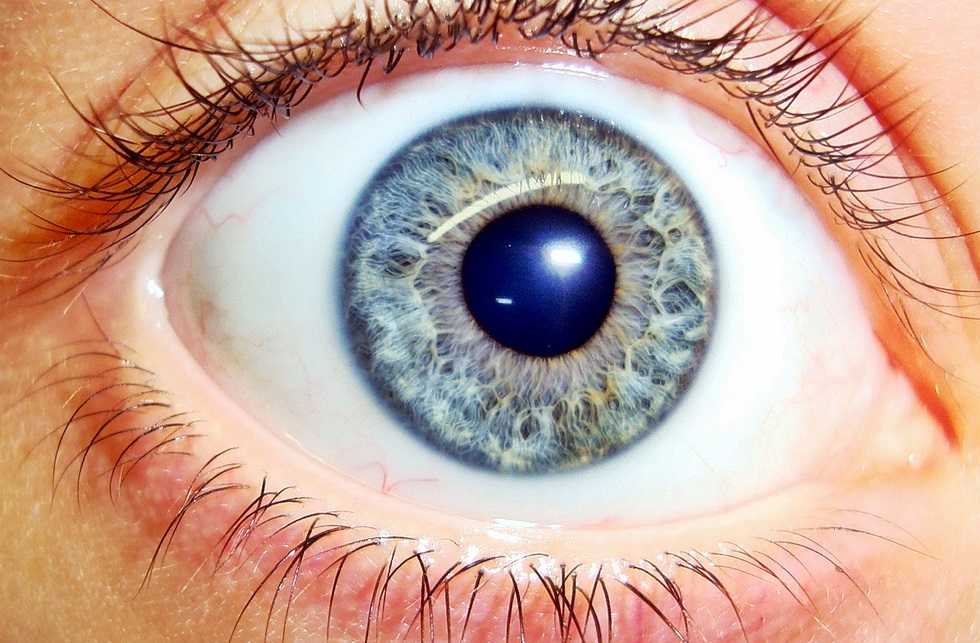
//> input picture eye_image.jpg, 980 x 643 px
$ ./main   (built with g++ and OpenCV 4)
//> lines starting //> are read from the running program, lines starting //| are printed output that depends on the picture; after the words box and inside, x2 and y2 are one past the last pixel; in counts of white or black regions, pixels touching at a corner belong together
//> further down, src is the input picture: 643 rows x 980 cols, CV_8UC3; mean B, G, R 149.5, 164.6, 198.4
#include "opencv2/highgui/highgui.hpp"
#include "opencv2/imgproc/imgproc.hpp"
#include <iostream>
#include <stdio.h>

using namespace cv;
using namespace std;

/** @function removePupil*/
void removePupil(Mat src2, Mat src)
{
	// Invert the source image and convert to grayscale
	Mat gray;
	cvtColor(~src2, gray, CV_BGR2GRAY);
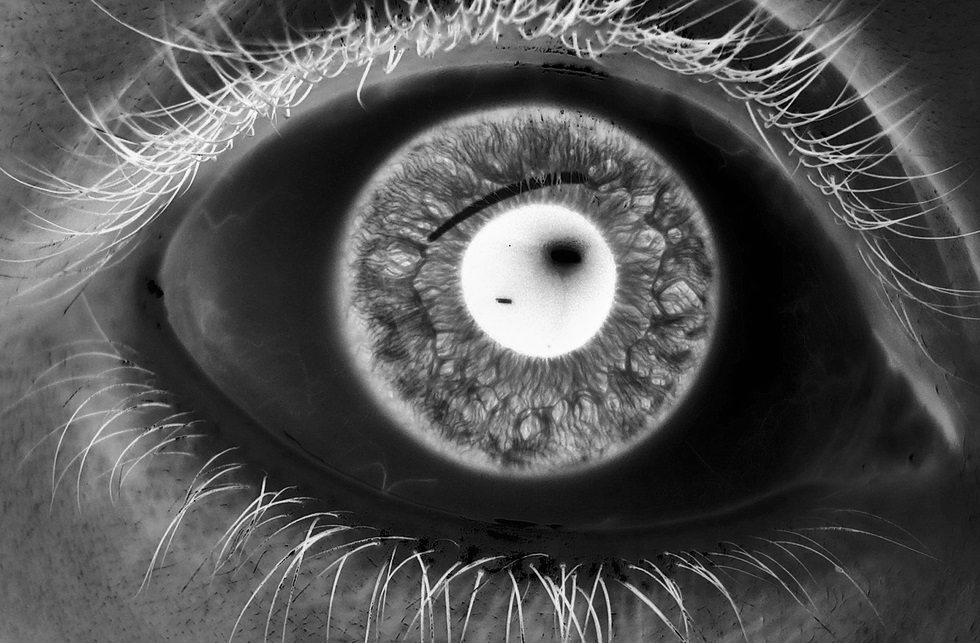
//> gray: 643 rows x 980 cols, CV_8UC1; min 0, max 254, mean 82

	// Convert to binary image by thresholding it
	threshold(gray, gray, 220, 255, THRESH_BINARY);
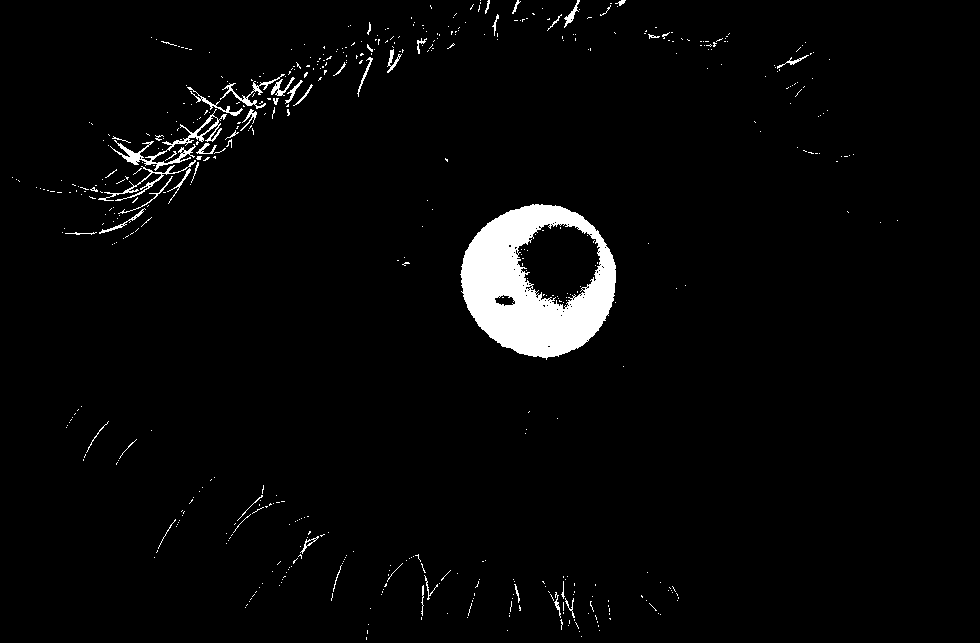
//> gray: 643 rows x 980 cols, CV_8UC1; 3% white; 544 white regions (495 under 20 px)

	// Find all contours
	vector<vector<Point> > contours;
	findContours(gray.clone(), contours, CV_RETR_EXTERNAL, CV_CHAIN_APPROX_NONE);
//> contours = 515 contours, 493 with area under 20; largest, box (x1, y1, x2, y2) and area: (460, 204, 616, 360) 18226, (110, 109, 227, 171) 812, (220, 74, 285, 109) 198, (98, 160, 196, 201) 184, (187, 87, 243, 116) 108

	// Fill holes in each contour
	drawContours(gray, contours, -1, CV_RGB(255, 255, 255), -1);
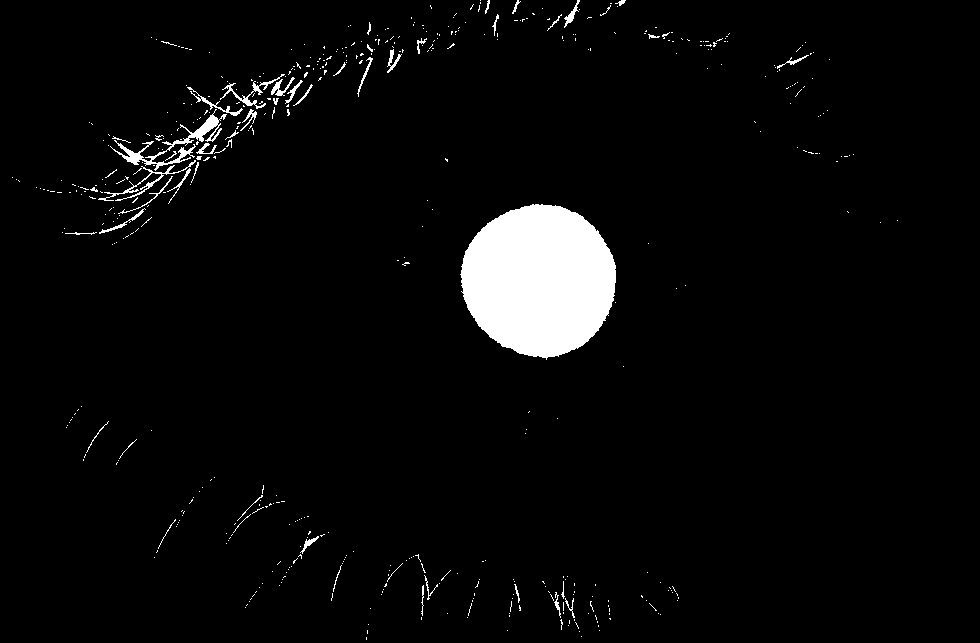
//> gray: 643 rows x 980 cols, CV_8UC1; 3.8% white; 515 white regions (465 under 20 px), largest, box (x1, y1, x2, y2) and area: (460, 204, 616, 360) 18454, (110, 109, 227, 171) 1149, (98, 160, 196, 201) 394

	for (int i = 0; i < contours.size(); i++)
	{
		double area = contourArea(contours[i]);
		Rect rect = boundingRect(contours[i]);
		int radius = rect.width / 2;

		// If contour is big enough and has round shape
		// Then it is the pupil
		if (area >= 30 &&
			abs(1 - ((double)rect.width / (double)rect.height)) <= 0.2 &&
			abs(1 - (area / (CV_PI * pow(radius, 2)))) <= 0.2)
		{
			circle(src, Point(rect.x + radius, rect.y + radius), radius, CV_RGB(255, 0, 0), 2);
			rectangle(src2, rect, CV_RGB(0, 0, 255), CV_FILLED);
		}
	}
//> this loop made 515 passes
//> (area, rect, radius) on passes 59, 223: (26, Rect(554, 592, 7, 26), 3), (18226.5, Rect(460, 204, 156, 156), 78)
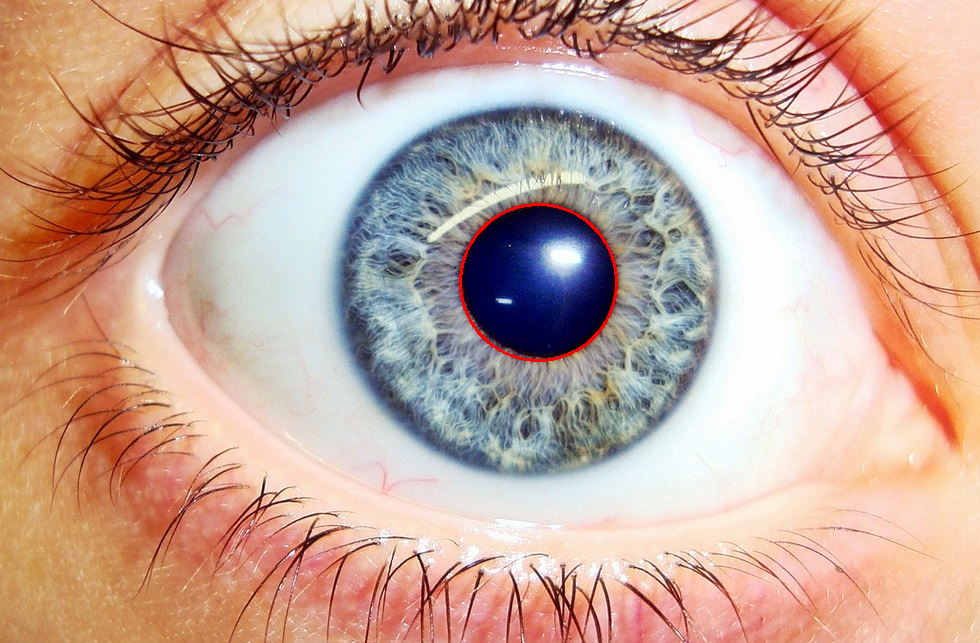
//> src: 643 rows x 980 cols, CV_8UC3; 0.23% of pixels changed, all inside (x1, y1, x2, y2) = (459, 203, 618, 362)
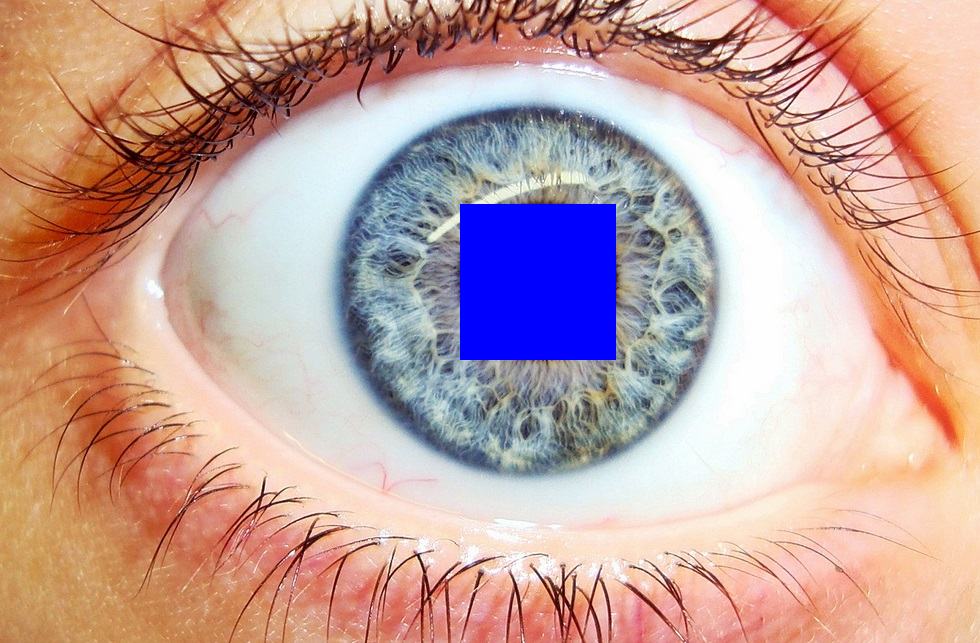
//> src2: 643 rows x 980 cols, CV_8UC3; 3.86% of pixels changed, all inside (x1, y1, x2, y2) = (460, 204, 616, 360)
}

/** @function main */
int main(int argc, char** argv)
{
	Mat src, src_gray;

	/// Read the image
	src = imread("eye_image.jpg", 1);

	if (!src.data)
	{
		return -1;
	}
	Mat src1;
	src.copyTo(src1);
	removePupil(src1,src);

	/// Convert it to gray
	cvtColor(src1, src_gray, CV_BGR2GRAY);

	/// Reduce the noise so we avoid false circle detection
	GaussianBlur(src_gray, src_gray, Size(9, 9), 2, 2);
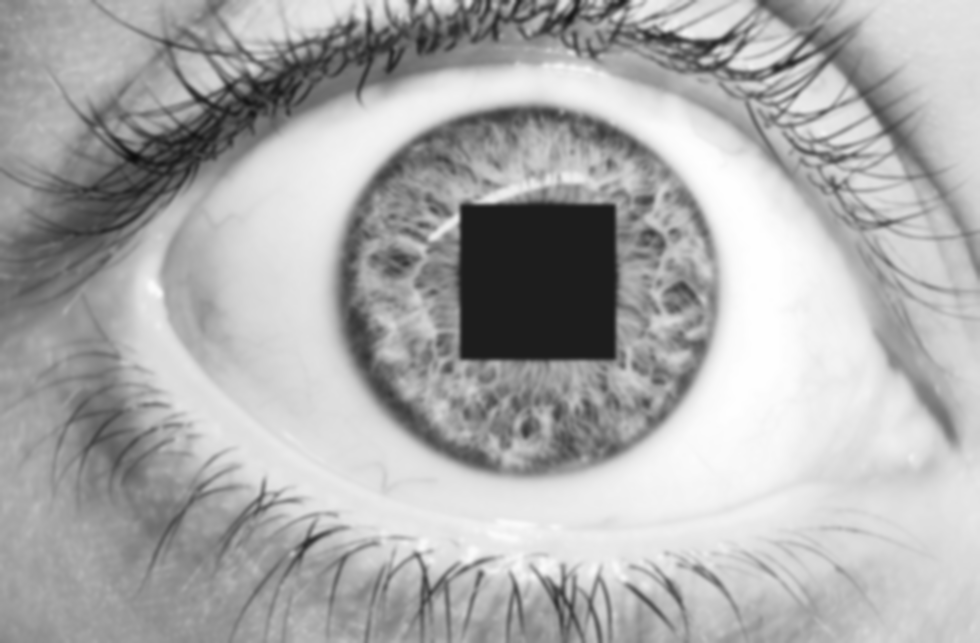
//> src_gray: 643 rows x 980 cols, CV_8UC1; min 12, max 254, mean 171.8
	vector<Vec3f> circles;
	/// Apply the Hough Transform to find the circles
	HoughCircles(src_gray, circles, CV_HOUGH_GRADIENT, 1, src_gray.rows / 8, 145, 60, 0, 0);
//> circles = 2 circles (x, y, radius): [531.5, 289.5, 187.2], [493.5, 627.5, 69.6]

	/// Draw the circles detected
	for (size_t i = 0; i < circles.size(); i++)
	{
		Point center(cvRound(circles[i][0]), cvRound(circles[i][1]));
		int radius = cvRound(circles[i][2]);
		// circle center
		circle(src, center, 3, Scalar(0, 255, 0), -1, 8, 0);
		// circle outline
		circle(src, center, radius, Scalar(0, 255, 0), 3, 8, 0);
	}
//> this loop made 2 passes
//> (center, radius) on passes 1 to 2: (Point(532, 290), 187), (Point(494, 628), 70)
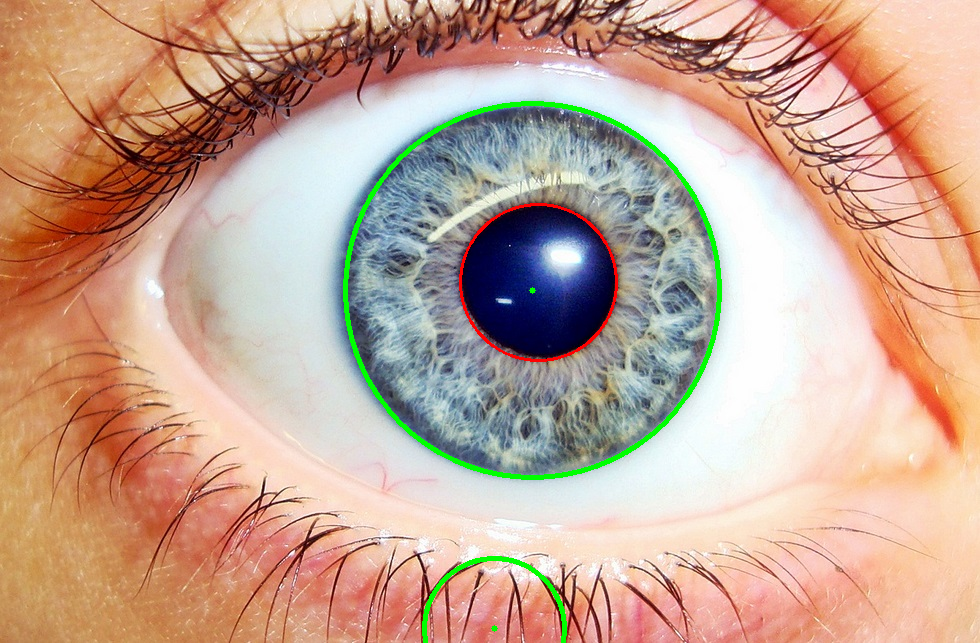
//> src: 643 rows x 980 cols, CV_8UC3; 1.13% of pixels changed, all inside (x1, y1, x2, y2) = (343, 101, 722, 643)

	/// Show your results
	namedWindow("Hough Circle Transform Demo", CV_WINDOW_AUTOSIZE);
	imshow("Hough Circle Transform Demo", src);

	waitKey(0);
	return 0;
}
